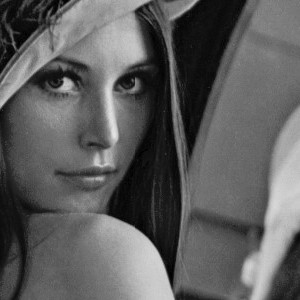
#> input picture hw1/resource/img_1.png, 300 x 300 px, found by its file name
$ python code4.py
#> lines starting #> are read from the running program, lines starting #| are printed output that depends on the picture; after the words box and inside, x2 and y2 are one past the last pixel; in counts of white or black regions, pixels touching at a corner belong together
import cv2 as cv
import matplotlib.pyplot as plt
import numpy as np
from numpy import zeros

img_raw = cv.imread("img_1.png")
#> img_raw is the input picture: shape (300, 300, 3); min 0, max 230, mean 93.3
img_gray = cv.cvtColor(img_raw, cv.COLOR_BGR2GRAY)

w = img_gray.shape[0]
#> w = 300
h = img_gray.shape[1]
#> h = 300
if w>272 or h>352:
    img_gray = cv.resize(img_gray,(272,352))
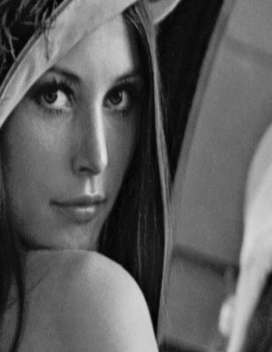
#> img_gray: shape (352, 272); min 0, max 227, mean 93.1

tes = [[j for j in range(256)] for i in range(256)]
tes = np.array(tes)


dot9 = [[255,255,255],[255,255,255],[255,255,255]]
dot8 = [[255,0,255],[255,255,255],[255,255,255]]
dot7 = [[255,0,255],[255,255,255],[255,255,0]]
dot6 = [[0,0,255],[255,255,255],[255,255,0]]
dot5 = [[0,0,255],[255,255,255],[0,255,0]]
dot4 = [[0,0,0],[255,255,255],[0,255,0]]
dot3 = [[0,0,0],[255,255,0],[0,255,0]]
dot2 = [[0,0,0],[255,255,0],[0,0,0]]
dot1 = [[0,0,0],[0,255,0],[0,0,0]]
dot0 = [[0,0,0],[0,0,0],[0,0,0]]
dots=[dot0,dot1,dot2,dot3,dot4,dot5,dot6,dot7,dot8,dot9]

def halftoning(X):
    x = X.shape[0]
#> x = 352
    y = X.shape[1]
#> y = 272
    xout = zeros((x*3+1, y*3+1))
    for i in range(x):
        for j in range(y):
            tmp=int(X[i][j]/25.6)
            xout[i*3:i*3+3, j*3:j*3+3] = dots[tmp]
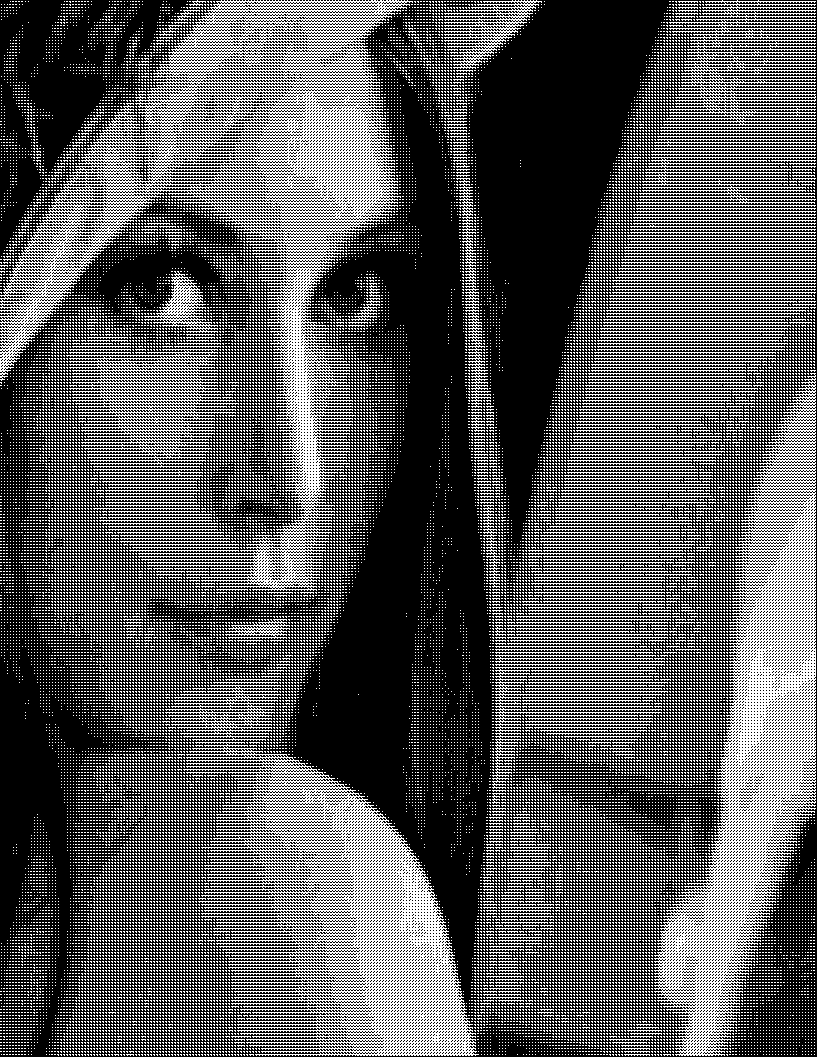
#> xout: shape (1057, 817) float64; 34.7% white in thin lines or dots

    return xout

res = halftoning(img_gray)

cv.imshow('Gray',res)
cv.waitKey(0)


tes1 = halftoning(tes)
plt.subplot(1,2,1)
plt.imshow(tes,cmap='gray')
plt.subplot(2,2,2)
plt.imshow(tes1,cmap='gray')
plt.show()
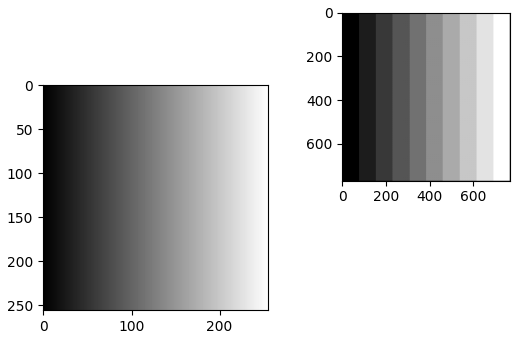
#> figure drawn by matplotlib, 2 panels

$ run again, with hw1/resource/img_2.png copied over hw1/resource/img_1.png
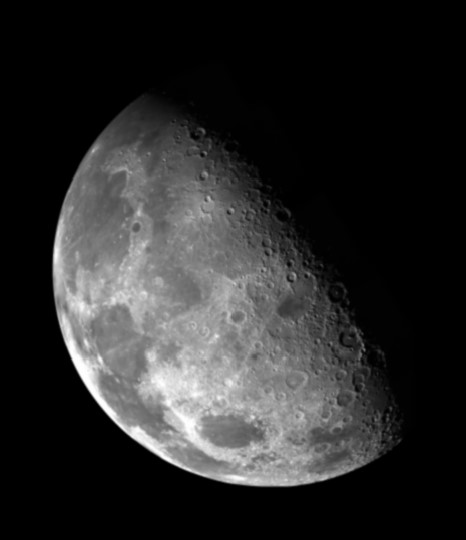
#> input picture hw1/resource/img_2.png, 466 x 540 px, found by its file name
#> img_raw is the input picture: shape (540, 466, 3); min 0, max 255, mean 42.7
#> `img_gray = cv.resize(img_gray,(272,352))`:
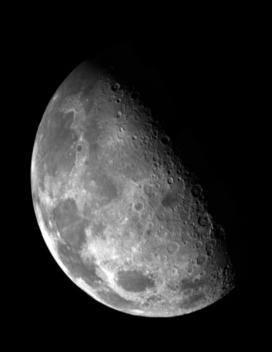
#> img_gray: shape (352, 272); min 0, max 255, mean 42.6
#> after the loop in halftoning, `for i in range(x):`:
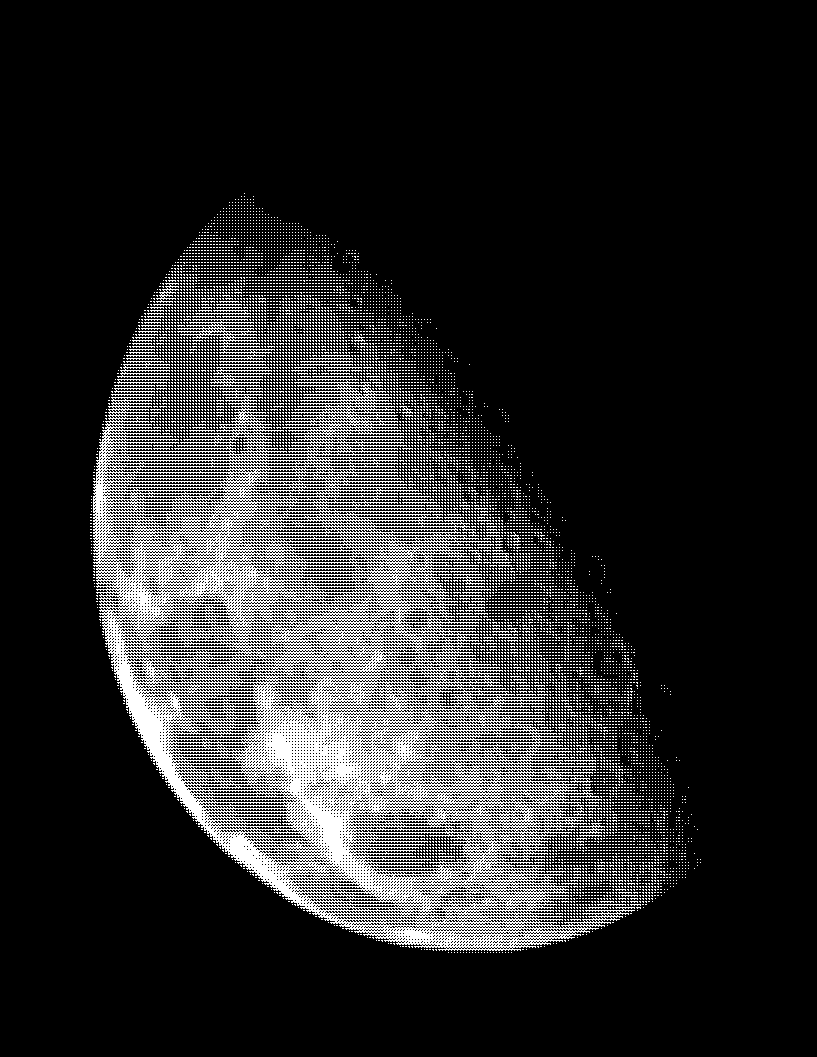
#> xout: shape (1057, 817) float64; 16.4% white in thin lines or dots, all inside (x1, y1, x2, y2) = (90, 193, 701, 953)

$ run again, with hw1/resource/img.png copied over hw1/resource/img_1.png
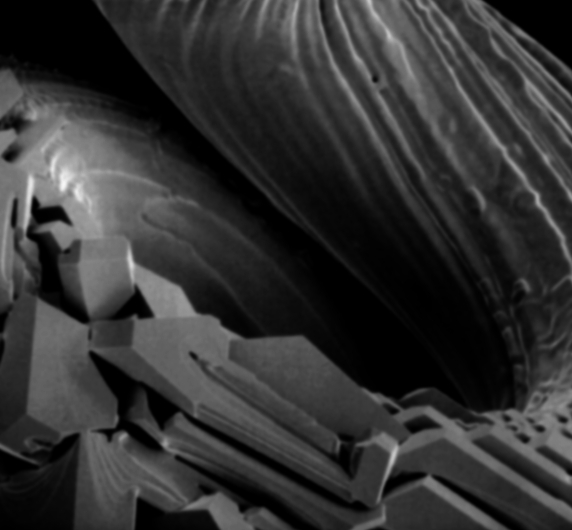
#> input picture hw1/resource/img.png, 572 x 530 px, found by its file name
#> img_raw is the input picture: shape (530, 572, 3); min 0, max 246, mean 50.3
#> `img_gray = cv.resize(img_gray,(272,352))`:
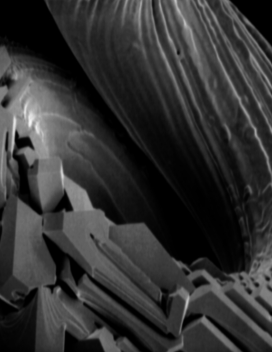
#> img_gray: shape (352, 272); min 0, max 245, mean 50.2
#> after the loop in halftoning, `for i in range(x):`:
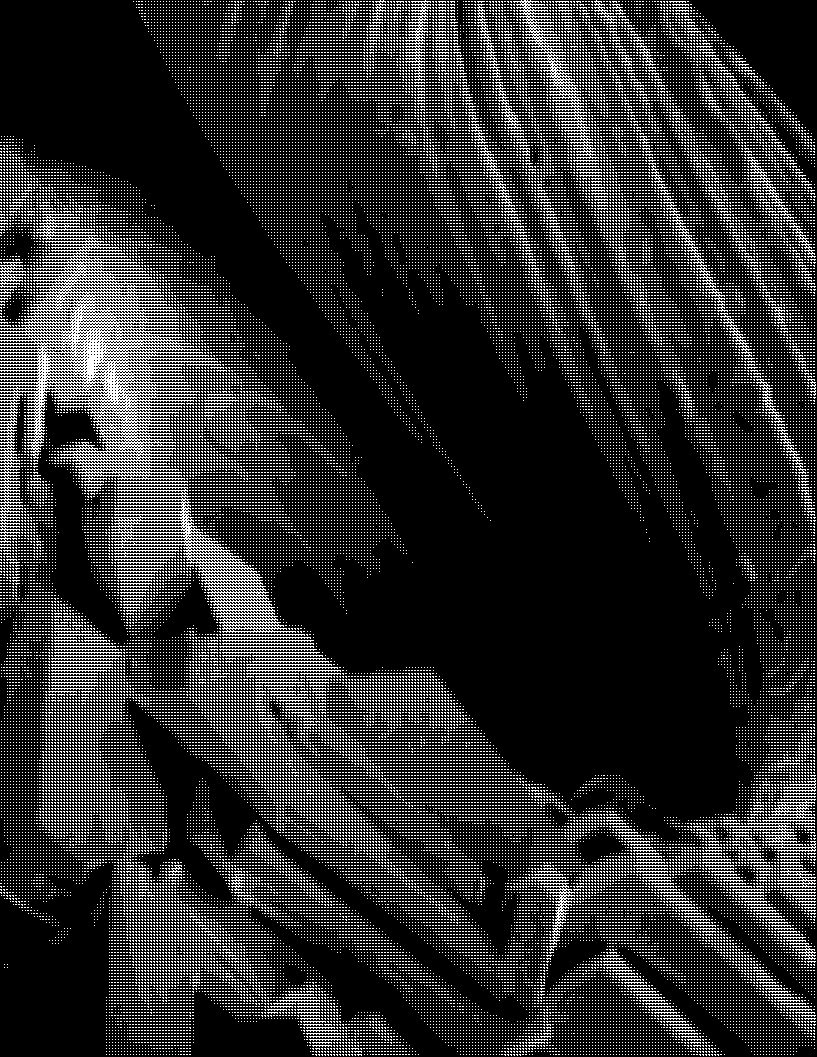
#> xout: shape (1057, 817) float64; 17.1% white in thin lines or dots
